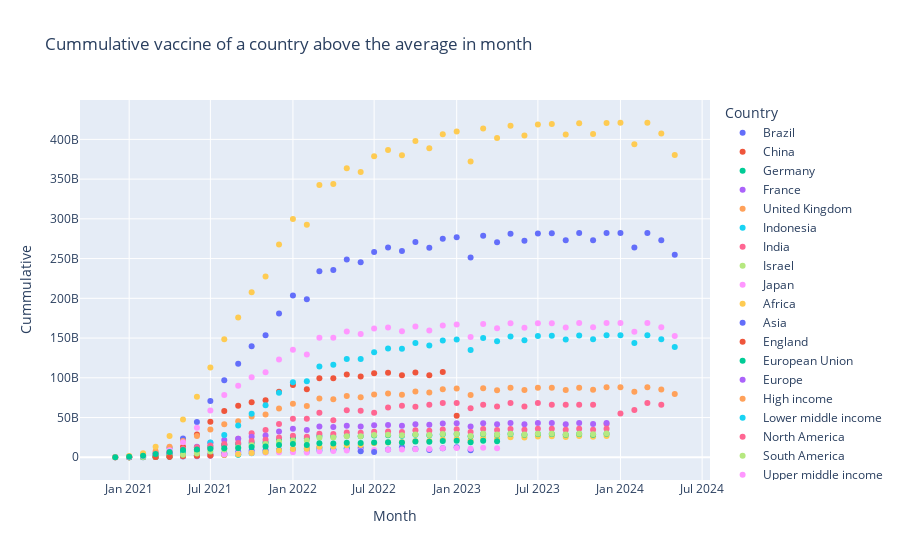

The cell this chart's notebook holds for it:
### Code cell
row  = queryDB(queries[1])

# Create DataFrame
df = pd.DataFrame(row,columns=['Country','Month', 'Cummulative' ])

# Create scatter plot
fig = px.scatter(
    df,
    x='Month',          
    y='Cummulative',
    color='Country',
    hover_name='Country',
    title='Cummulative vaccine of a country above the average in month'
)

# Show the plot
fig.show()

### Figure 1 — Plotly figure (JSON) as saved in the notebook; plotly's stock layout.template omitted (floating-point values rounded to 4 significant figures)
{"data": [{"hovertemplate": "<b>%{hovertext}</b><br><br>Country=Brazil<br>Month=%{x}<br>Cummulative=%{y}<extra></extra>", "hovertext": ["Brazil", "Brazil", "Brazil", "Brazil", "Brazil", "Brazil", "Brazil", "Brazil", "Brazil", "Brazil", "Brazil", "Brazil", "Brazil", "Brazil", "Brazil", "Brazil", "Brazil", "Brazil", "Brazil", "Brazil", "Brazil", "Brazil", "Brazil", "Brazil"], "legendgroup": "Brazil", "marker": {"color": "#636efa", "symbol": "circle"}, "mode": "markers", "name": "Brazil", "orientation": "v", "showlegend": true, "type": "scatter", "x": ["2021-02", "2021-03", "2021-04", "2021-05", "2021-06", "2021-07", "2021-08", "2021-09", "2021-10", "2021-11", "2021-12", "2022-01", "2022-02", "2022-03", "2022-04", "2022-05", "2022-06", "2022-08", "2022-09", "2022-10", "2022-11", "2022-12", "2023-01", "2023-02"], "xaxis": "x", "y": [154949710, 458978854, 1036427212, 1809455475, 2519262459, 3771651857, 5209158760, 6526674237, 8062144169, 8863093084, 9017052218, 9697787420, 10620283407, 12137456212, 10163158489, 11312969260, 12106296152, 9829423276, 12732200885, 10407944120, 8997622564, 11480121300, 12543680423, 8719060576], "yaxis": "y"}, {"hovertemplate": "<b>%{hovertext}</b><br><br>Country=China<br>Month=%{x}<br>Cummulative=%{y}<extra></extra>", "hovertext": ["China", "China", "China", "China", "China", "China", "China", "China", "China", "China", "China", "China", "China", "China", "China", "China", "China", "China", "China", "China", "China", "China", "China", "China"], "legendgroup": "China", "marker": {"color": "#EF553B", "symbol": "circle"}, "mode": "markers", "name": "China", "orientation": "v", "showlegend": true, "type": "scatter", "x": ["2021-01", "2021-03", "2021-04", "2021-05", "2021-06", "2021-07", "2021-08", "2021-09", "2021-10", "2021-11", "2021-12", "2022-01", "2022-02", "2022-03", "2022-04", "2022-05", "2022-06", "2022-07", "2022-08", "2022-09", "2022-10", "2022-11", "2022-12", "2023-01"], "xaxis": "x", "y": [80767000, 1132423700, 5600613000, 13240142000, 28583536000, 44812470000, 58195232000, 64694745000, 69254128000, 71860163000, 82497983000, 90910224000, 85590447000, 99407062000, 99325614000, 104268615000, 101769556000, 105793374000, 106286841000, 103049882000, 106587278000, 103251731000, 107201165000, 52258294000], "yaxis": "y"}, {"hovertemplate": "<b>%{hovertext}</b><br><br>Country=Germany<br>Month=%{x}<br>Cummulative=%{y}<extra></extra>", "hovertext": ["Germany", "Germany", "Germany", "Germany", "Germany", "Germany", "Germany"], "legendgroup": "Germany", "marker": {"color": "#00cc96", "symbol": "circle"}, "mode": "markers", "name": "Germany", "orientation": "v", "showlegend": true, "type": "scatter", "x": ["2021-03", "2021-04", "2021-05", "2021-06", "2021-07", "2021-08", "2021-09"], "xaxis": "x", "y": [315690210, 637395144, 1272677255, 1939117812, 2685777993, 3091677518, 3209733364], "yaxis": "y"}, {"hovertemplate": "<b>%{hovertext}</b><br><br>Country=France<br>Month=%{x}<br>Cummulative=%{y}<extra></extra>", "hovertext": ["France", "France", "France"], "legendgroup": "France", "marker": {"color": "#ab63fa", "symbol": "circle"}, "mode": "markers", "name": "France", "orientation": "v", "showlegend": true, "type": "scatter", "x": ["2021-05", "2021-06", "2021-07"], "xaxis": "x", "y": [932283072, 1404273563, 2016322686], "yaxis": "y"}, {"hovertemplate": "<b>%{hovertext}</b><br><br>Country=United Kingdom<br>Month=%{x}<br>Cummulative=%{y}<extra></extra>", "hovertext": ["United Kingdom", "United Kingdom", "United Kingdom", "United Kingdom", "United Kingdom", "United Kingdom", "United Kingdom", "United Kingdom"], "legendgroup": "United Kingdom", "marker": {"color": "#FFA15A", "symbol": "circle"}, "mode": "markers", "name": "United Kingdom", "orientation": "v", "showlegend": true, "type": "scatter", "x": ["2021-01", "2021-02", "2021-03", "2021-04", "2021-05", "2021-06", "2021-07", "2021-08"], "xaxis": "x", "y": [129168021, 442976417, 861674147, 1263408923, 1772963593, 2171856024, 2537463864, 2734963822], "yaxis": "y"}, {"hovertemplate": "<b>%{hovertext}</b><br><br>Country=Indonesia<br>Month=%{x}<br>Cummulative=%{y}<extra></extra>", "hovertext": ["Indonesia", "Indonesia", "Indonesia", "Indonesia", "Indonesia", "Indonesia", "Indonesia", "Indonesia"], "legendgroup": "Indonesia", "marker": {"color": "#19d3f3", "symbol": "circle"}, "mode": "markers", "name": "Indonesia", "orientation": "v", "showlegend": true, "type": "scatter", "x": ["2021-09", "2021-10", "2021-11", "2021-12", "2022-02", "2022-03", "2022-04", "2022-05"], "xaxis": "x", "y": [3594847508, 5198155307, 6469882493, 7897576050, 7390536550, 8686763250, 9021283847, 10835316432], "yaxis": "y"}, {"hovertemplate": "<b>%{hovertext}</b><br><br>Country=India<br>Month=%{x}<br>Cummulative=%{y}<extra></extra>", "hovertext": ["India", "India", "India", "India", "India", "India", "India", "India", "India", "India", "India", "India", "India", "India", "India", "India", "India", "India", "India", "India", "India", "India", "India", "India", "India", "India", "India", "India", "India", "India", "India", "India", "India", "India", "India", "India", "India", "India", "India"], "legendgroup": "India", "marker": {"color": "#FF6692", "symbol": "circle"}, "mode": "markers", "name": "India", "orientation": "v", "showlegend": true, "type": "scatter", "x": ["2021-02", "2021-03", "2021-04", "2021-05", "2021-06", "2021-07", "2021-08", "2021-09", "2021-10", "2021-11", "2021-12", "2022-01", "2022-02", "2022-03", "2022-04", "2022-05", "2022-06", "2022-07", "2022-08", "2022-09", "2022-10", "2022-11", "2022-12", "2023-01", "2023-02", "2023-03", "2023-04", "2023-05", "2023-06", "2023-07", "2023-08", "2023-09", "2023-10", "2023-11", "2023-12", "2024-01", "2024-02", "2024-03", "2024-04"], "xaxis": "x", "y": [237762147, 1166006861, 3038130111, 5432545301, 7930055407, 11129697938, 15593466811, 23162890858, 30299754484, 34164994865, 41934918790, 48546606038, 48429416877, 56026202971, 46626474812, 59299026982, 58646776414, 56089174961, 62590461179, 64737530536, 63578802424, 65942478722, 68199379399, 68268723452, 61770937964, 66193767275, 63991509323, 68406582592, 63994375992, 68408302682, 66201981260, 66202268778, 66202381104, 66202467948, 41928268293, 55168906870, 59582685060, 68411119833, 66205985516], "yaxis": "y"}, {"hovertemplate": "<b>%{hovertext}</b><br><br>Country=Israel<br>Month=%{x}<br>Cummulative=%{y}<extra></extra>", "hovertext": ["Israel", "Israel", "Israel"], "legendgroup": "Israel", "marker": {"color": "#B6E880", "symbol": "circle"}, "mode": "markers", "name": "Israel", "orientation": "v", "showlegend": true, "type": "scatter", "x": ["2021-01", "2021-02", "2021-03"], "xaxis": "x", "y": [86438726, 185275017, 290707655], "yaxis": "y"}, {"hovertemplate": "<b>%{hovertext}</b><br><br>Country=Japan<br>Month=%{x}<br>Cummulative=%{y}<extra></extra>", "hovertext": ["Japan", "Japan", "Japan", "Japan", "Japan", "Japan", "Japan", "Japan", "Japan", "Japan", "Japan", "Japan", "Japan", "Japan", "Japan", "Japan", "Japan", "Japan", "Japan", "Japan", "Japan", "Japan"], "legendgroup": "Japan", "marker": {"color": "#FF97FF", "symbol": "circle"}, "mode": "markers", "name": "Japan", "orientation": "v", "showlegend": true, "type": "scatter", "x": ["2021-07", "2021-08", "2021-09", "2021-10", "2021-11", "2021-12", "2022-01", "2022-02", "2022-03", "2022-04", "2022-05", "2022-06", "2022-07", "2022-08", "2022-09", "2022-10", "2022-11", "2022-12", "2023-01", "2023-02", "2023-03", "2023-04"], "xaxis": "x", "y": [2409245838, 3690822426, 4627713920, 5692754438, 5920822299, 6225814643, 6325516284, 6148963311, 7651934757, 8004966754, 8609457112, 8501010474, 9039938176, 9596381174, 9671665392, 10188901835, 10255211401, 11301152009, 11673511363, 10682408624, 11872219880, 11507372720], "yaxis": "y"}, {"hovertemplate": "<b>%{hovertext}</b><br><br>Country=Africa<br>Month=%{x}<br>Cummulative=%{y}<extra></extra>", "hovertext": ["Africa", "Africa", "Africa", "Africa", "Africa", "Africa", "Africa", "Africa", "Africa", "Africa", "Africa", "Africa", "Africa", "Africa", "Africa", "Africa", "Africa", "Africa", "Africa", "Africa", "Africa", "Africa", "Africa", "Africa", "Africa", "Africa", "Africa", "Africa"], "legendgroup": "Africa", "marker": {"color": "#FECB52", "symbol": "circle"}, "mode": "markers", "name": "Africa", "orientation": "v", "showlegend": true, "type": "scatter", "x": ["2021-09", "2021-10", "2021-11", "2021-12", "2022-01", "2022-02", "2022-03", "2022-04", "2022-05", "2022-06", "2022-07", "2022-08", "2022-09", "2022-10", "2022-11", "2022-12", "2023-01", "2023-02", "2023-03", "2023-04", "2023-05", "2023-06", "2023-07", "2023-08", "2023-09", "2023-10", "2023-11", "2023-12"], "xaxis": "x", "y": [3847922637, 5298523096, 6551441171, 8417822121, 10264392996, 10592351974, 13239525244, 13613469631, 14982327419, 15476827498, 17597789512, 18617669480, 18853044238, 20348784308, 20619716904, 22356392331, 23053873714, 21350154748, 24213627438, 24034846881, 25043992739, 24864028415, 26059210806, 26403410645, 25650042146, 26713514586, 25885864585, 26757380780], "yaxis": "y"}, {"hovertemplate": "<b>%{hovertext}</b><br><br>Country=Asia<br>Month=%{x}<br>Cummulative=%{y}<extra></extra>", "hovertext": ["Asia", "Asia", "Asia", "Asia", "Asia", "Asia", "Asia", "Asia", "Asia", "Asia", "Asia", "Asia", "Asia", "Asia", "Asia", "Asia", "Asia", "Asia", "Asia", "Asia", "Asia", "Asia", "Asia", "Asia", "Asia", "Asia", "Asia", "Asia", "Asia", "Asia", "Asia", "Asia", "Asia", "Asia", "Asia", "Asia", "Asia", "Asia", "Asia", "Asia", "Asia", "Asia"], "legendgroup": "Asia", "marker": {"color": "#636efa", "symbol": "circle"}, "mode": "markers", "name": "Asia", "orientation": "v", "showlegend": true, "type": "scatter", "x": ["2020-12", "2021-01", "2021-02", "2021-03", "2021-04", "2021-05", "2021-06", "2021-07", "2021-08", "2021-09", "2021-10", "2021-11", "2021-12", "2022-01", "2022-02", "2022-03", "2022-04", "2022-05", "2022-06", "2022-07", "2022-08", "2022-09", "2022-10", "2022-11", "2022-12", "2023-01", "2023-02", "2023-03", "2023-04", "2023-05", "2023-06", "2023-07", "2023-08", "2023-09", "2023-10", "2023-11", "2023-12", "2024-01", "2024-02", "2024-03", "2024-04", "2024-05"], "xaxis": "x", "y": [33426341, 574808407, 1901009299, 4943598962, 11886069577, 23704042893, 44405069594, 70718951231, 96867817739, 117542643515, 139711513536, 153429092846, 180934986801, 203415168656, 198721239966, 233924737833, 235784142882, 248984298140, 245426008122, 258371121131, 264028036206, 259641670087, 270816841775, 263658056624, 274827295509, 276917060137, 251342877648, 278841996550, 270472946019, 281091012247, 272397147707, 281641480251, 281852653915, 272909049515, 282086664414, 273042734216, 282172796221, 282225589504, 264018635705, 282228847550, 273127668825, 254919963732], "yaxis": "y"}, {"hovertemplate": "<b>%{hovertext}</b><br><br>Country=England<br>Month=%{x}<br>Cummulative=%{y}<extra></extra>", "hovertext": ["England", "England", "England", "England", "England", "England", "England"], "legendgroup": "England", "marker": {"color": "#EF553B", "symbol": "circle"}, "mode": "markers", "name": "England", "orientation": "v", "showlegend": true, "type": "scatter", "x": ["2021-01", "2021-02", "2021-03", "2021-04", "2021-05", "2021-06", "2021-07"], "xaxis": "x", "y": [112616859, 375434674, 724777756, 1059266135, 1487836074, 1761960359, 2127015210], "yaxis": "y"}, {"hovertemplate": "<b>%{hovertext}</b><br><br>Country=European Union<br>Month=%{x}<br>Cummulative=%{y}<extra></extra>", "hovertext": ["European Union", "European Union", "European Union", "European Union", "European Union", "European Union", "European Union", "European Union", "European Union", "European Union", "European Union", "European Union", "European Union", "European Union", "European Union", "European Union", "European Union", "European Union", "European Union", "European Union", "European Union", "European Union", "European Union", "European Union", "European Union", "European Union", "European Union", "European Union", "European Union", "European Union", "European Union", "European Union", "European Union", "European Union", "European Union", "European Union"], "legendgroup": "European Union", "marker": {"color": "#00cc96", "symbol": "circle"}, "mode": "markers", "name": "European Union", "orientation": "v", "showlegend": true, "type": "scatter", "x": ["2021-01", "2021-02", "2021-03", "2021-04", "2021-05", "2021-06", "2021-07", "2021-08", "2021-09", "2021-10", "2021-11", "2021-12", "2022-01", "2022-02", "2022-03", "2022-04", "2022-05", "2022-06", "2022-07", "2022-08", "2022-09", "2022-10", "2022-11", "2022-12", "2023-01", "2023-02", "2023-03", "2023-04", "2023-05", "2023-06", "2023-07", "2023-08", "2023-09", "2023-10", "2023-11", "2023-12"], "xaxis": "x", "y": [181584310, 649341923, 1666581641, 3257498462, 6199085888, 9400548741, 13192362784, 15705912857, 16585863857, 18089906604, 18575971498, 21801529788, 24521229136, 23595397021, 26636557381, 26084229499, 27175666373, 26459546451, 27532834083, 27731848133, 26996489299, 28303299183, 27858216610, 29067413162, 29198012851, 26431744503, 29286006344, 28360727739, 29315344772, 28374148511, 29321369413, 29322012001, 28379458528, 29368620976, 28479861002, 29469624607], "yaxis": "y"}, {"hovertemplate": "<b>%{hovertext}</b><br><br>Country=Europe<br>Month=%{x}<br>Cummulative=%{y}<extra></extra>", "hovertext": ["Europe", "Europe", "Europe", "Europe", "Europe", "Europe", "Europe", "Europe", "Europe", "Europe", "Europe", "Europe", "Europe", "Europe", "Europe", "Europe", "Europe", "Europe", "Europe", "Europe", "Europe", "Europe", "Europe", "Europe", "Europe", "Europe", "Europe", "Europe", "Europe", "Europe", "Europe", "Europe", "Europe", "Europe", "Europe", "Europe"], "legendgroup": "Europe", "marker": {"color": "#ab63fa", "symbol": "circle"}, "mode": "markers", "name": "Europe", "orientation": "v", "showlegend": true, "type": "scatter", "x": ["2021-01", "2021-02", "2021-03", "2021-04", "2021-05", "2021-06", "2021-07", "2021-08", "2021-09", "2021-10", "2021-11", "2021-12", "2022-01", "2022-02", "2022-03", "2022-04", "2022-05", "2022-06", "2022-07", "2022-08", "2022-09", "2022-10", "2022-11", "2022-12", "2023-01", "2023-02", "2023-03", "2023-04", "2023-05", "2023-06", "2023-07", "2023-08", "2023-09", "2023-10", "2023-11", "2023-12"], "xaxis": "x", "y": [348196034, 1173461802, 2897474501, 5222738166, 9143437030, 13227907852, 18225188799, 21851948226, 23343635011, 25833963511, 27284369229, 32292023215, 35995283055, 34431590655, 38853616582, 38132779365, 39801874701, 38779852731, 40364145143, 40712525533, 39725143141, 41586540015, 40799426313, 42536687411, 42738003251, 38717008795, 42915106903, 41594419376, 43035711451, 41662514521, 43053038904, 43062915312, 41687079844, 43137344043, 41804431712, 43274964723], "yaxis": "y"}, {"hovertemplate": "<b>%{hovertext}</b><br><br>Country=High income<br>Month=%{x}<br>Cummulative=%{y}<extra></extra>", "hovertext": ["High income", "High income", "High income", "High income", "High income", "High income", "High income", "High income", "High income", "High income", "High income", "High income", "High income", "High income", "High income", "High income", "High income", "High income", "High income", "High income", "High income", "High income", "High income", "High income", "High income", "High income", "High income", "High income", "High income", "High income", "High income", "High income", "High income", "High income", "High income", "High income", "High income", "High income", "High income", "High income", "High income", "High income"], "legendgroup": "High income", "marker": {"color": "#FFA15A", "symbol": "circle"}, "mode": "markers", "name": "High income", "orientation": "v", "showlegend": true, "type": "scatter", "x": ["2020-12", "2021-01", "2021-02", "2021-03", "2021-04", "2021-05", "2021-06", "2021-07", "2021-08", "2021-09", "2021-10", "2021-11", "2021-12", "2022-01", "2022-02", "2022-03", "2022-04", "2022-05", "2022-06", "2022-07", "2022-08", "2022-09", "2022-10", "2022-11", "2022-12", "2023-01", "2023-02", "2023-03", "2023-04", "2023-05", "2023-06", "2023-07", "2023-08", "2023-09", "2023-10", "2023-11", "2023-12", "2024-01", "2024-02", "2024-03", "2024-04", "2024-05"], "xaxis": "x", "y": [48278222, 1099557465, 3351729509, 7679277969, 13165467596, 20394756433, 26869043150, 35080073899, 41493191220, 45306251543, 51329711684, 53813341028, 61490658722, 67413799688, 64591949365, 73844454499, 73150129941, 77053372953, 75593734812, 79093559116, 80361297876, 78714109185, 82662932639, 81525788727, 85655206542, 86406959704, 78400695063, 86966138467, 84353183033, 87432529891, 84627994536, 87529464259, 87554779953, 84741483345, 87627445026, 84974574171, 87969377955, 88011857337, 82356370126, 88039613038, 85203851901, 79529551213], "yaxis": "y"}, {"hovertemplate": "<b>%{hovertext}</b><br><br>Country=Lower middle income<br>Month=%{x}<br>Cummulative=%{y}<extra></extra>", "hovertext": ["Lower middle income", "Lower middle income", "Lower middle income", "Lower middle income", "Lower middle income", "Lower middle income", "Lower middle income", "Lower middle income", "Lower middle income", "Lower middle income", "Lower middle income", "Lower middle income", "Lower middle income", "Lower middle income", "Lower middle income", "Lower middle income", "Lower middle income", "Lower middle income", "Lower middle income", "Lower middle income", "Lower middle income", "Lower middle income", "Lower middle income", "Lower middle income", "Lower middle income", "Lower middle income", "Lower middle income", "Lower middle income", "Lower middle income", "Lower middle income", "Lower middle income", "Lower middle income", "Lower middle income", "Lower middle income", "Lower middle income", "Lower middle income", "Lower middle income", "Lower middle income", "Lower middle income", "Lower middle income"], "legendgroup": "Lower middle income", "marker": {"color": "#19d3f3", "symbol": "circle"}, "mode": "markers", "name": "Lower middle income", "orientation": "v", "showlegend": true, "type": "scatter", "x": ["2021-02", "2021-03", "2021-04", "2021-05", "2021-06", "2021-07", "2021-08", "2021-09", "2021-10", "2021-11", "2021-12", "2022-01", "2022-02", "2022-03", "2022-04", "2022-05", "2022-06", "2022-07", "2022-08", "2022-09", "2022-10", "2022-11", "2022-12", "2023-01", "2023-02", "2023-03", "2023-04", "2023-05", "2023-06", "2023-07", "2023-08", "2023-09", "2023-10", "2023-11", "2023-12", "2024-01", "2024-02", "2024-03", "2024-04", "2024-05"], "xaxis": "x", "y": [395139955, 1831919032, 4868932155, 8175027915, 11888382298, 18734527556, 28169470421, 39876525172, 54746542119, 65346861927, 81157629873, 94357521593, 95789858934, 114225925908, 116284715702, 123794992547, 123535228369, 131986830494, 136926701339, 136503796258, 143773293171, 140766316094, 147083304171, 148269887382, 134955036912, 150199475416, 146132457218, 151908618131, 147327159042, 152587550072, 152978504076, 148212685564, 153312463526, 148437383950, 153446880351, 153580107703, 143672025889, 153582050233, 148630412861, 138722402838], "yaxis": "y"}, {"hovertemplate": "<b>%{hovertext}</b><br><br>Country=North America<br>Month=%{x}<br>Cummulative=%{y}<extra></extra>", "hovertext": ["North America", "North America", "North America", "North America", "North America", "North America", "North America", "North America", "North America", "North America", "North America", "North America", "North America", "North America", "North America", "North America", "North America", "North America", "North America", "North America", "North America", "North America", "North America", "North America", "North America", "North America", "North America", "North America", "North America", "North America", "North America", "North America", "North America", "North America", "North America", "North America", "North America"], "legendgroup": "North America", "marker": {"color": "#FF6692", "symbol": "circle"}, "mode": "markers", "name": "North America", "orientation": "v", "showlegend": true, "type": "scatter", "x": ["2020-12", "2021-01", "2021-02", "2021-03", "2021-04", "2021-05", "2021-06", "2021-07", "2021-08", "2021-09", "2021-10", "2021-11", "2021-12", "2022-01", "2022-02", "2022-03", "2022-04", "2022-05", "2022-06", "2022-07", "2022-08", "2022-09", "2022-10", "2022-11", "2022-12", "2023-01", "2023-02", "2023-03", "2023-04", "2023-05", "2023-06", "2023-07", "2023-08", "2023-09", "2023-10", "2023-11", "2023-12"], "xaxis": "x", "y": [42460693, 642061625, 1856071533, 4325759069, 7437833041, 10640365909, 12527000797, 14776247809, 16751355674, 18017565676, 20500947815, 21967127531, 24974267664, 27134905808, 25933905120, 29591708350, 29346978248, 31175433568, 30731376968, 32126988909, 32496021507, 31798231987, 33877883112, 33494970685, 35000250418, 35233218166, 31942351044, 35526322722, 34457832332, 35677175815, 34572407211, 35737901838, 35750218068, 34602378018, 35772034954, 34675138621, 35870530745], "yaxis": "y"}, {"hovertemplate": "<b>%{hovertext}</b><br><br>Country=South America<br>Month=%{x}<br>Cummulative=%{y}<extra></extra>", "hovertext": ["South America", "South America", "South America", "South America", "South America", "South America", "South America", "South America", "South America", "South America", "South America", "South America", "South America", "South America", "South America", "South America", "South America", "South America", "South America", "South America", "South America", "South America", "South America", "South America", "South America", "South America", "South America", "South America", "South America", "South America", "South America", "South America", "South America", "South America", "South America"], "legendgroup": "South America", "marker": {"color": "#B6E880", "symbol": "circle"}, "mode": "markers", "name": "South America", "orientation": "v", "showlegend": true, "type": "scatter", "x": ["2021-02", "2021-03", "2021-04", "2021-05", "2021-06", "2021-07", "2021-08", "2021-09", "2021-10", "2021-11", "2021-12", "2022-01", "2022-02", "2022-03", "2022-04", "2022-05", "2022-06", "2022-07", "2022-08", "2022-09", "2022-10", "2022-11", "2022-12", "2023-01", "2023-02", "2023-03", "2023-04", "2023-05", "2023-06", "2023-07", "2023-08", "2023-09", "2023-10", "2023-11", "2023-12"], "xaxis": "x", "y": [235838142, 843866122, 1853798506, 3179895019, 4625886848, 7121547871, 9875211757, 12262142288, 15059206027, 16807825316, 19443227689, 21210821052, 21066917901, 24683413291, 24869169532, 26461273332, 26399606266, 27969806501, 28400874684, 27730060069, 28785461691, 27947706351, 29154823271, 29378837596, 26647293008, 29588452943, 28680592446, 29665489031, 28723777666, 29691167545, 29700950228, 28760268233, 29740643577, 28853044139, 29893742114], "yaxis": "y"}, {"hovertemplate": "<b>%{hovertext}</b><br><br>Country=Upper middle income<br>Month=%{x}<br>Cummulative=%{y}<extra></extra>", "hovertext": ["Upper middle income", "Upper middle income", "Upper middle income", "Upper middle income", "Upper middle income", "Upper middle income", "Upper middle income", "Upper middle income", "Upper middle income", "Upper middle income", "Upper middle income", "Upper middle income", "Upper middle income", "Upper middle income", "Upper middle income", "Upper middle income", "Upper middle income", "Upper middle income", "Upper middle income", "Upper middle income", "Upper middle income", "Upper middle income", "Upper middle income", "Upper middle income", "Upper middle income", "Upper middle income", "Upper middle income", "Upper middle income", "Upper middle income", "Upper middle income", "Upper middle income", "Upper middle income", "Upper middle income", "Upper middle income", "Upper middle income", "Upper middle income", "Upper middle income", "Upper middle income", "Upper middle income", "Upper middle income", "Upper middle income", "Upper middle income"], "legendgroup": "Upper middle income", "marker": {"color": "#FF97FF", "symbol": "circle"}, "mode": "markers", "name": "Upper middle income", "orientation": "v", "showlegend": true, "type": "scatter", "x": ["2020-12", "2021-01", "2021-02", "2021-03", "2021-04", "2021-05", "2021-06", "2021-07", "2021-08", "2021-09", "2021-10", "2021-11", "2021-12", "2022-01", "2022-02", "2022-03", "2022-04", "2022-05", "2022-06", "2022-07", "2022-08", "2022-09", "2022-10", "2022-11", "2022-12", "2023-01", "2023-02", "2023-03", "2023-04", "2023-05", "2023-06", "2023-07", "2023-08", "2023-09", "2023-10", "2023-11", "2023-12", "2024-01", "2024-02", "2024-03", "2024-04", "2024-05"], "xaxis": "x", "y": [29429070, 455080837, 1469155899, 3727413579, 8814823163, 18846817513, 37269309764, 58861082027, 78454541779, 90099542413, 100662892799, 106993673428, 123065621020, 135354581454, 129260453494, 150395969712, 150354601940, 158318890576, 155170942666, 161870696779, 163128560682, 158555583121, 164583331882, 159649592656, 165907431447, 167110379620, 151366793532, 167755306397, 162472516268, 168504451253, 163125962563, 168583811749, 168705498532, 163331060693, 168889923537, 163456646792, 168916285007, 168934555056, 158046352572, 168947583365, 163499077422, 152599412314], "yaxis": "y"}, {"hovertemplate": "<b>%{hovertext}</b><br><br>Country=World<br>Month=%{x}<br>Cummulative=%{y}<extra></extra>", "hovertext": ["World", "World", "World", "World", "World", "World", "World", "World", "World", "World", "World", "World", "World", "World", "World", "World", "World", "World", "World", "World", "World", "World", "World", "World", "World", "World", "World", "World", "World", "World", "World", "World", "World", "World", "World", "World", "World", "World", "World", "World", "World", "World"], "legendgroup": "World", "marker": {"color": "#FECB52", "symbol": "circle"}, "mode": "markers", "name": "World", "orientation": "v", "showlegend": true, "type": "scatter", "x": ["2020-12", "2021-01", "2021-02", "2021-03", "2021-04", "2021-05", "2021-06", "2021-07", "2021-08", "2021-09", "2021-10", "2021-11", "2021-12", "2022-01", "2022-02", "2022-03", "2022-04", "2022-05", "2022-06", "2022-07", "2022-08", "2022-09", "2022-10", "2022-11", "2022-12", "2023-01", "2023-02", "2023-03", "2023-04", "2023-05", "2023-06", "2023-07", "2023-08", "2023-09", "2023-10", "2023-11", "2023-12", "2024-01", "2024-02", "2024-03", "2024-04", "2024-05"], "xaxis": "x", "y": [77707292, 1586241367, 5216033563, 13250551302, 26904571640, 47555720146, 76252195042, 112981809697, 148537405408, 175924365463, 207671534971, 227479259504, 267680618856, 299830797131, 292598514910, 342459417424, 343917023442, 363698593026, 359078076633, 378821362743, 386708960721, 380136608779, 397887649854, 388926367481, 406373051496, 409823472941, 372263528227, 413608915044, 401728698558, 417089870141, 404713263120, 418830929422, 419438816773, 406195995910, 420127862685, 406852953143, 420661315589, 420866136685, 393747293138, 420908863225, 407339422754, 380190374897], "yaxis": "y"}, {"hovertemplate": "<b>%{hovertext}</b><br><br>Country=Pakistan<br>Month=%{x}<br>Cummulative=%{y}<extra></extra>", "hovertext": ["Pakistan", "Pakistan"], "legendgroup": "Pakistan", "marker": {"color": "#636efa", "symbol": "circle"}, "mode": "markers", "name": "Pakistan", "orientation": "v", "showlegend": true, "type": "scatter", "x": ["2022-06", "2022-07"], "xaxis": "x", "y": [7477910930, 6700326362], "yaxis": "y"}, {"hovertemplate": "<b>%{hovertext}</b><br><br>Country=Turkey<br>Month=%{x}<br>Cummulative=%{y}<extra></extra>", "hovertext": ["Turkey", "Turkey"], "legendgroup": "Turkey", "marker": {"color": "#EF553B", "symbol": "circle"}, "mode": "markers", "name": "Turkey", "orientation": "v", "showlegend": true, "type": "scatter", "x": ["2021-03", "2021-04"], "xaxis": "x", "y": [356774092, 582640817], "yaxis": "y"}, {"hovertemplate": "<b>%{hovertext}</b><br><br>Country=United States<br>Month=%{x}<br>Cummulative=%{y}<extra></extra>", "hovertext": ["United States", "United States", "United States", "United States", "United States", "United States", "United States", "United States", "United States", "United States", "United States", "United States", "United States", "United States", "United States", "United States", "United States", "United States", "United States", "United States", "United States", "United States", "United States", "United States", "United States", "United States", "United States", "United States", "United States"], "legendgroup": "United States", "marker": {"color": "#00cc96", "symbol": "circle"}, "mode": "markers", "name": "United States", "orientation": "v", "showlegend": true, "type": "scatter", "x": ["2020-12", "2021-01", "2021-02", "2021-03", "2021-04", "2021-05", "2021-06", "2021-07", "2021-08", "2021-09", "2021-10", "2021-11", "2021-12", "2022-01", "2022-02", "2022-03", "2022-04", "2022-05", "2022-06", "2022-07", "2022-08", "2022-09", "2022-10", "2022-11", "2022-12", "2023-01", "2023-02", "2023-03", "2023-04"], "xaxis": "x", "y": [41731199, 613285043, 1779919933, 4026255107, 6644325003, 9071220567, 9874017255, 10770594830, 11406697343, 11751534963, 12937748477, 13661942268, 15551878287, 16679497246, 15597668794, 17516998249, 17270721793, 18215152883, 17901612043, 18724146584, 18942068413, 18560528109, 19745234262, 19613610374, 20571087803, 20750481427, 18821408050, 20891208529, 20259557506], "yaxis": "y"}], "layout": {"legend": {"title": {"text": "Country"}, "tracegroupgap": 0}, "title": {"text": "Cummulative vaccine of a country above the average in month"}, "xaxis": {"anchor": "y", "domain": [0, 1], "title": {"text": "Month"}}, "yaxis": {"anchor": "x", "domain": [0, 1], "title": {"text": "Cummulative"}}}}
